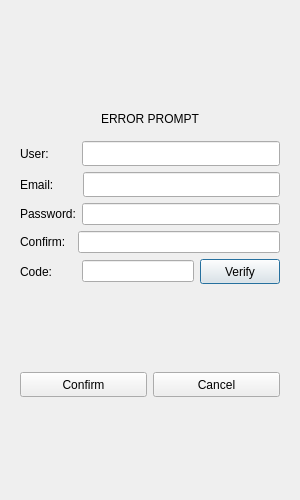
<?xml version="1.0" encoding="UTF-8"?>
<ui version="4.0">
 <class>RegisterDialog</class>
 <widget class="QDialog" name="RegisterDialog">
  <property name="geometry">
   <rect>
    <x>0</x>
    <y>0</y>
    <width>300</width>
    <height>500</height>
   </rect>
  </property>
  <property name="minimumSize">
   <size>
    <width>300</width>
    <height>500</height>
   </size>
  </property>
  <property name="maximumSize">
   <size>
    <width>300</width>
    <height>500</height>
   </size>
  </property>
  <property name="windowTitle">
   <string>Dialog</string>
  </property>
  <layout class="QVBoxLayout" name="verticalLayout_2">
   <item>
    <layout class="QVBoxLayout" name="verticalLayout">
     <item>
      <widget class="QStackedWidget" name="stackedWidget">
       <widget class="QWidget" name="page">
        <layout class="QVBoxLayout" name="verticalLayout_3">
         <item>
          <spacer name="verticalSpacer">
           <property name="orientation">
            <enum>Qt::Orientation::Vertical</enum>
           </property>
           <property name="sizeHint" stdset="0">
            <size>
             <width>20</width>
             <height>40</height>
            </size>
           </property>
          </spacer>
         </item>
         <item>
          <widget class="QWidget" name="widget" native="true">
           <layout class="QVBoxLayout" name="verticalLayout_4">
            <item>
             <widget class="QLabel" name="error_label">
              <property name="text">
               <string>ERROR PROMPT</string>
              </property>
              <property name="alignment">
               <set>Qt::AlignmentFlag::AlignCenter</set>
              </property>
             </widget>
            </item>
           </layout>
          </widget>
         </item>
         <item>
          <layout class="QHBoxLayout" name="horizontalLayout">
           <item>
            <widget class="QLabel" name="user_label">
             <property name="minimumSize">
              <size>
               <width>0</width>
               <height>25</height>
              </size>
             </property>
             <property name="maximumSize">
              <size>
               <width>16777215</width>
               <height>25</height>
              </size>
             </property>
             <property name="text">
              <string>User:        </string>
             </property>
            </widget>
           </item>
           <item>
            <widget class="QLineEdit" name="user_edit">
             <property name="minimumSize">
              <size>
               <width>0</width>
               <height>25</height>
              </size>
             </property>
             <property name="maximumSize">
              <size>
               <width>16777215</width>
               <height>25</height>
              </size>
             </property>
            </widget>
           </item>
          </layout>
         </item>
         <item>
          <layout class="QHBoxLayout" name="horizontalLayout_2">
           <item>
            <widget class="QLabel" name="email_label">
             <property name="minimumSize">
              <size>
               <width>0</width>
               <height>25</height>
              </size>
             </property>
             <property name="maximumSize">
              <size>
               <width>16777215</width>
               <height>25</height>
              </size>
             </property>
             <property name="text">
              <string>Email:       </string>
             </property>
            </widget>
           </item>
           <item>
            <widget class="QLineEdit" name="lineEdit">
             <property name="minimumSize">
              <size>
               <width>0</width>
               <height>25</height>
              </size>
             </property>
             <property name="maximumSize">
              <size>
               <width>16777215</width>
               <height>25</height>
              </size>
             </property>
            </widget>
           </item>
          </layout>
         </item>
         <item>
          <layout class="QHBoxLayout" name="horizontalLayout_3">
           <item>
            <widget class="QLabel" name="password_label">
             <property name="text">
              <string>Password:</string>
             </property>
            </widget>
           </item>
           <item>
            <widget class="QLineEdit" name="password_edit"/>
           </item>
          </layout>
         </item>
         <item>
          <layout class="QHBoxLayout" name="horizontalLayout_4">
           <item>
            <widget class="QLabel" name="confirm_label">
             <property name="text">
              <string>Confirm:  </string>
             </property>
            </widget>
           </item>
           <item>
            <widget class="QLineEdit" name="confirm_edit"/>
           </item>
          </layout>
         </item>
         <item>
          <layout class="QHBoxLayout" name="horizontalLayout_5">
           <item>
            <widget class="QLabel" name="verify_label">
             <property name="text">
              <string>Code:       </string>
             </property>
            </widget>
           </item>
           <item>
            <widget class="QLineEdit" name="code_edit"/>
           </item>
           <item>
            <widget class="QPushButton" name="verify_btn">
             <property name="minimumSize">
              <size>
               <width>0</width>
               <height>25</height>
              </size>
             </property>
             <property name="maximumSize">
              <size>
               <width>16777215</width>
               <height>25</height>
              </size>
             </property>
             <property name="text">
              <string>Verify</string>
             </property>
            </widget>
           </item>
          </layout>
         </item>
         <item>
          <spacer name="verticalSpacer_2">
           <property name="orientation">
            <enum>Qt::Orientation::Vertical</enum>
           </property>
           <property name="sizeHint" stdset="0">
            <size>
             <width>20</width>
             <height>40</height>
            </size>
           </property>
          </spacer>
         </item>
         <item>
          <layout class="QHBoxLayout" name="horizontalLayout_6">
           <item>
            <widget class="QPushButton" name="confirm_btn">
             <property name="minimumSize">
              <size>
               <width>0</width>
               <height>25</height>
              </size>
             </property>
             <property name="maximumSize">
              <size>
               <width>16777215</width>
               <height>25</height>
              </size>
             </property>
             <property name="text">
              <string>Confirm</string>
             </property>
            </widget>
           </item>
           <item>
            <widget class="QPushButton" name="pushButton">
             <property name="minimumSize">
              <size>
               <width>0</width>
               <height>25</height>
              </size>
             </property>
             <property name="maximumSize">
              <size>
               <width>16777215</width>
               <height>25</height>
              </size>
             </property>
             <property name="text">
              <string>Cancel</string>
             </property>
            </widget>
           </item>
          </layout>
         </item>
         <item>
          <spacer name="verticalSpacer_3">
           <property name="orientation">
            <enum>Qt::Orientation::Vertical</enum>
           </property>
           <property name="sizeHint" stdset="0">
            <size>
             <width>20</width>
             <height>40</height>
            </size>
           </property>
          </spacer>
         </item>
        </layout>
       </widget>
       <widget class="QWidget" name="page_2"/>
      </widget>
     </item>
    </layout>
   </item>
  </layout>
 </widget>
 <resources/>
 <connections/>
</ui>
